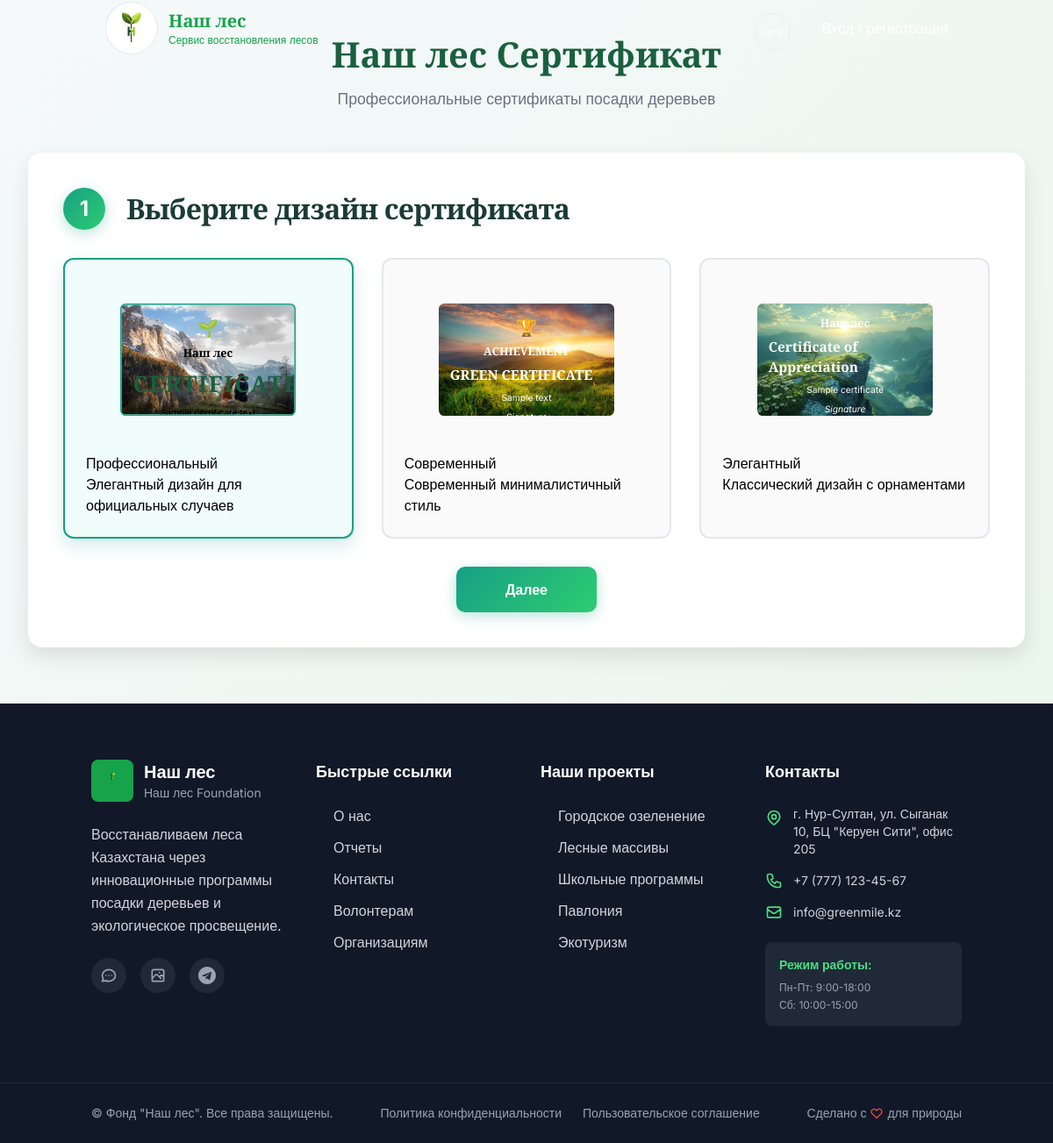
The page /certificate/ on the database as committed earlier.
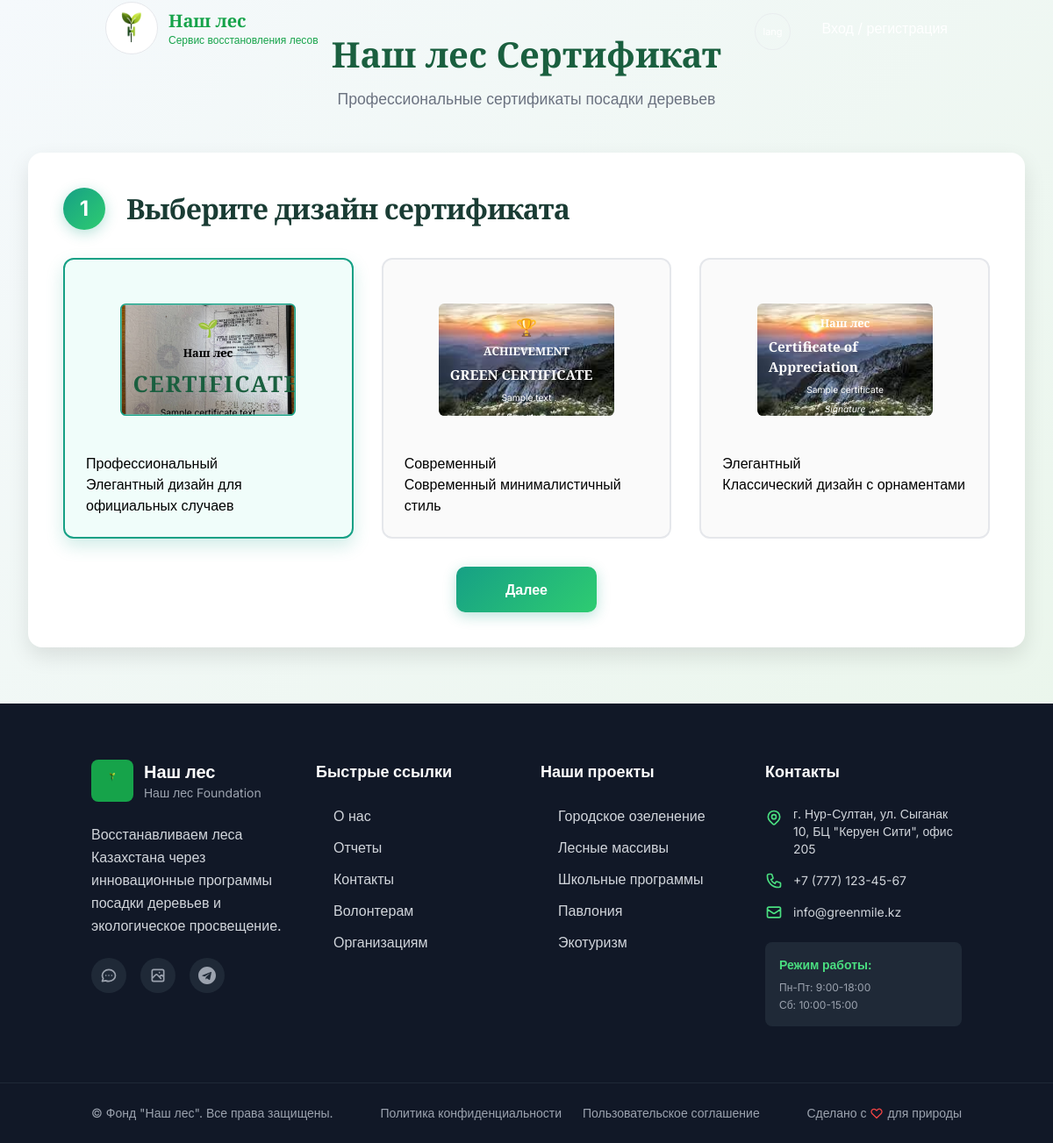
The same page on the database as committed later.
### main_app/models.py (models this page shows, shortened)
class CertificateTemplate(models.Model):
    design = models.CharField(max_length=20, choices=DESIGN_CHOICES)
    variation = models.CharField(
        max_length=50,
        help_text="Введите имя сертификата, например: 'v1'",
        default="default"
    )
    name = models.CharField(max_length=100, blank=True,
                            help_text="Template display name")
    description = models.TextField(
        blank=True, help_text="Template description")
    background_image = models.ImageField(
        upload_to="certificate_templates/",
        blank=True,
        null=True,
        help_text="Upload certificate template background image"
    )
    is_active = models.BooleanField(default=True, null=True)
    created_at = models.DateTimeField(auto_now_add=True, null=True)
    updated_at = models.DateTimeField(auto_now=True, null=True)
    class Meta:
        unique_together = ('design', 'variation')
        ordering = ['design', 'variation']

### main_app/views.py (the view)
# urls.py: path('certificate/', views.certificate, name='certificate'),
def certificate(request):
    language = get_language(request)
    templates = CertificateTemplate.objects.filter(is_active=True)
    import os
    print("=== FILE EXISTENCE CHECK ===")
    for template in templates:
        if template.background_image:
            full_path = os.path.join(
                settings.MEDIA_ROOT, template.background_image.name)
            exists = os.path.exists(full_path)
            print(f"Template: {template.name}")
            print(f"  DB Path: {template.background_image.name}")
            print(f"  Full Path: {full_path}")
            print(f"  Exists: {exists}")
            if not exists:
                filename = os.path.basename(template.background_image.name)
                root_path = os.path.join(settings.MEDIA_ROOT, filename)
                root_exists = os.path.exists(root_path)
                print(f"  Root Path: {root_path}")
                print(f"  Root Exists: {root_exists}")
    templates_by_design = {}
    for design_code, design_name in DESIGN_CHOICES:
        design_templates = templates.filter(
            design=design_code).order_by('variation')
        templates_by_design[design_code] = list(design_templates)
    print("=== TEMPLATE DEBUG INFO ===")
    for design, template_list in templates_by_design.items():
        print(f"Design: {design}, Templates: {len(template_list)}")
        for t in template_list:
            print(
                f"  - {t.name}: {t.background_image.url if t.background_image else 'No image'}")
    serialized_templates = {}
    for design, template_list in templates_by_design.items():
        serialized_templates[design] = []
        for t in template_list:
            if t.background_image:
                import os
                expected_path = os.path.join(
                    settings.MEDIA_ROOT, t.background_image.name)
                actual_filename = os.path.basename(t.background_image.name)
                root_path = os.path.join(settings.MEDIA_ROOT, actual_filename)
                if not os.path.exists(expected_path) and os.path.exists(root_path):
                    background_url = f"/media/{actual_filename}"
                else:
                    background_url = t.background_image.url
            else:
                background_url = ''
            template_data = {
                'id': t.id,
                'variation': t.variation,
                'name': t.name or f"{t.get_design_display()} {t.variation}",
                'description': t.description or f"{t.get_design_display()} template",
                'background_image': background_url
            }
            serialized_templates[design].append(template_data)
    certificate_templates = {}
    for design_code, design_name in DESIGN_CHOICES:
        try:
            default_template = templates.filter(design=design_code).first()
            certificate_templates[design_code] = default_template
        except Exception as e:
            logger.error(f"Error getting template for {design_code}: {e}")
            certificate_templates[design_code] = None
    context = {
        'language': language,
        'navigation': site_data['navigation'][language],
        'navigation_links': site_data.get('navigation_links', {}),
        'contact': site_data.get('contact', {}),
        'certificate_templates': certificate_templates,
        'templates_by_design_json': json.dumps(serialized_templates),
        'templates_by_design': templates_by_design,  # Add this for template debugging
    }
    return render(request, 'certificate.html', context)

### main_app/templatetags/custom_filters.py (called while the page is built)
@register.filter
def lookup(value, key):
    return value.get(key, '') if isinstance(value, dict) else value

### main_app/views.py (called while the page is built)
def get_language(request):
    return request.session.get('language', 'ru')

### templates/certificate.html (shortened to what the changed rows need)
{% extends "basement/base.html" %}
{% load static %}
{% load custom_filters %}
{% block content %}
<div class="certificate-page">
    <div class="page-header">
        <h1 class="page-title">
            {% if language == 'ru' %}Наш лес Сертификат{% elif language == 'kz' %}Наш лес Сертификаты{% else %}Наш лес Certificate{% endif %}
        </h1>
    </div>
    <div class="step-container js-step-container" data-step="1" style="display: block;">
        <div class="step-header">
            <h2 class="step-title">
                {% if language == 'ru' %}Выберите дизайн сертификата{% elif language == 'kz' %}Сертификат дизайнын таңдаңыз{% else %}Choose certificate design{% endif %}
            </h2>
        </div>
        <div class="design-grid">
            <div class="design-card active js-design-card" data-design="professional">
                <div class="design-preview">
                    <div class="cert-preview cert-professional"
                        style="background-image: url('{% if certificate_templates.professional.background_image %}{{ certificate_templates.professional.background_image.url }}{% else %}{% static 'img/default-professional.jpg' %}{% endif %}');
                        background-size: cover; background-position: center;"
                    >
                        <div class="cert-header">
                            <div class="cert-logo">🌱</div>
                            <div class="cert-title">Наш лес </div>
                        </div>
                        <div class="cert-main-title">CERTIFICATE</div>
                        <div class="cert-content">
                            <div class="cert-text">Sample certificate text</div>
                        </div>
                    </div>
                </div>
            </div>
            <div class="design-card js-design-card" data-design="modern">
                <div class="design-preview">
                    <div class="cert-preview cert-modern"
                        style="background-image: url('{% if certificate_templates.modern.background_image %}{{ certificate_templates.modern.background_image.url }}{% else %}{% static 'img/default-modern.jpg' %}{% endif %}');
                        background-size: cover; background-position: center;"
                    >
                        <div class="cert-header-modern">
                            <div class="cert-badge">🏆</div>
                            <div class="cert-title-modern">ACHIEVEMENT</div>
                        </div>
                        <div class="cert-main-title-modern">GREEN CERTIFICATE</div>
                        <div class="cert-content-modern">
                            <div class="cert-text-modern">Sample text</div>
                            <div class="cert-signature-modern">Signature</div>
                        </div>
                    </div>
                </div>
            </div>
            <div class="design-card js-design-card" data-design="elegant">
                <div class="design-preview">
                    <div class="cert-preview cert-elegant"
                        style="background-image: url('{% if certificate_templates.elegant.background_image %}{{ certificate_templates.elegant.background_image.url }}{% else %}{% static 'img/default-elegant.jpg' %}{% endif %}');
                        background-size: cover; background-position: center;"
                    >
                        <div class="cert-border-elegant">
                            <div class="cert-header-elegant">Наш лес </div>
                            <div class="cert-main-title-elegant">Certificate of Appreciation</div>
                            <div class="cert-content-elegant">
                            </div>
                        </div>
                    </div>
                </div>
            </div>
        </div>
    </div>
</div>
{% endblock %}

Rows that differ between the two databases and show on the page:
removed CertificateTemplate: background_image (placeholder picture)
removed CertificateTemplate: background_image (placeholder picture)
removed CertificateTemplate: background_image (placeholder picture)
added CertificateTemplate: background_image (picture)
added CertificateTemplate: background_image (placeholder picture)
added CertificateTemplate: background_image (placeholder picture)
